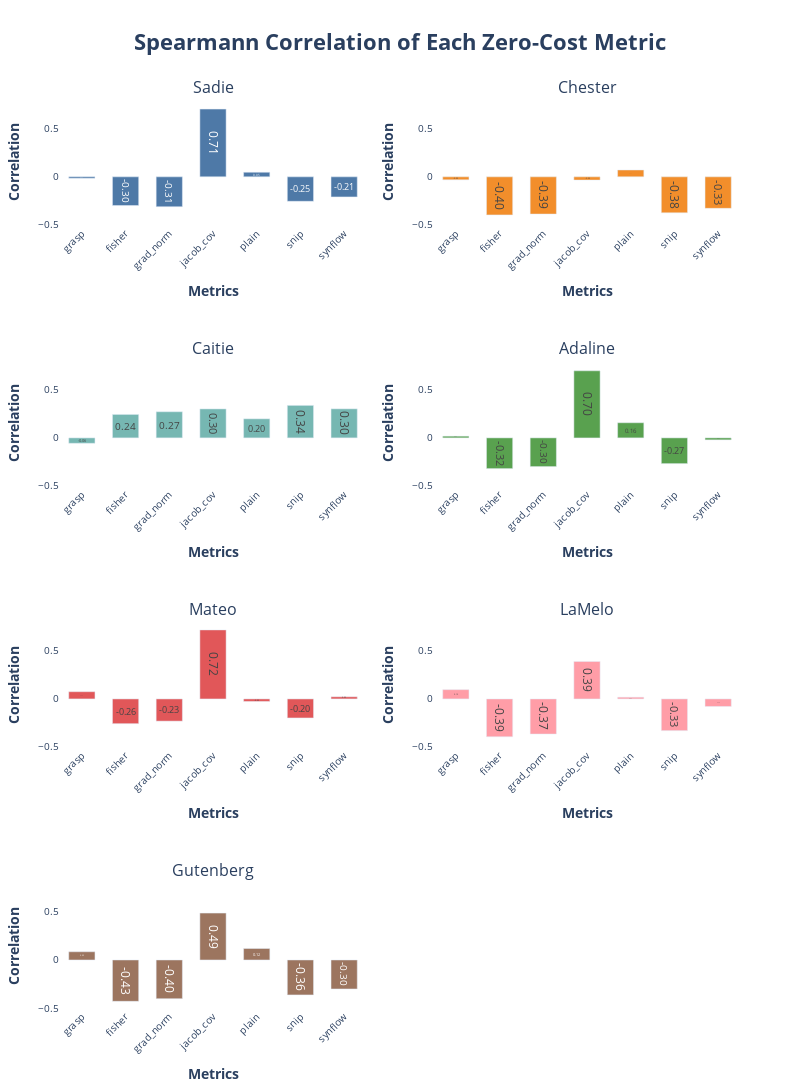

Notebook source saved alongside this figure:
### Code cell
import plotly.subplots as sp
import plotly.graph_objects as go

# Create subplots with a 4x2 grid
fig = sp.make_subplots(
    rows=4, cols=2, 
    subplot_titles=corr_dfs.columns,
    horizontal_spacing=0.10,  # Add spacing between subplots
    vertical_spacing=0.15
)

# Defining a refined color palette for the bars
colors = ['#4E79A7', '#F28E2B', '#76B7B2', '#59A14F', '#E15759', '#FF9DA7', '#9C755F', '#EDC948']

# Adding traces for each column and displaying the scores inside each bar
for i, column in enumerate(corr_dfs.columns):
    row = i // 2 + 1  # Adjust row based on 4 rows and 2 columns layout
    col = i % 2 + 1   # Adjust column based on 2 columns
    fig.add_trace(
        go.Bar(
            x=corr_dfs.index, 
            y=corr_dfs[column], 
            name=column, 
            marker_color=colors[i % len(colors)],  # Cycle through colors
            showlegend=False,  # Hide individual legends
            text=corr_dfs[column],  # Display the score values
            textposition='inside',  # Position the text inside the bars
            texttemplate='%{text:.2f}',  # Format the text to 2 decimal places
            insidetextanchor='middle',  # Center the text within the bars
            width=0.6  # Adjust bar width to avoid clutter
        ),
        row=row, col=col
    )

# Fix the y-axis range between -0.5 and 0.8 for all subplots
for i, column in enumerate(corr_dfs.columns):
    row = i // 2 + 1  # Adjust row
    col = i % 2 + 1   # Adjust column
    fig.update_yaxes(range=[-0.5, 0.8], row=row, col=col)

# Update layout with professional design elements
fig.update_layout(
    height=1200,  # Increase height for better visualization
    width=800,  # Adjust width for 2-column layout
    title_text="<b>Spearmann Correlation of Each Zero-Cost Metric</b>",  # Make title bold
    title_font_size=22,  # Increase title font size
    title_x=0.5,  # Center the title
    font=dict(size=12),  # Adjust font size for axis labels and tick marks
    margin=dict(t=100, b=40, l=60, r=60),  # Adjust margins for balanced spacing
    paper_bgcolor='white',  # Set a clean white background
    plot_bgcolor='rgba(0,0,0,0)',  # Transparent plot background
)

# Customize the axis titles and tick labels for better readability
fig.update_xaxes(title_text="<b>Metrics</b>", tickangle=-45, tickfont=dict(size=10))
fig.update_yaxes(title_text="<b>Correlation</b>", tickfont=dict(size=10))

# Show plot
fig.show()

### Figure 1 — Plotly figure (JSON) as saved in the notebook; plotly's stock layout.template omitted (floating-point values rounded to 4 significant figures)
{"data": [{"insidetextanchor": "middle", "marker": {"color": "#4E79A7"}, "name": "Sadie", "showlegend": false, "text": [-0.01537, -0.2991, -0.3112, 0.7053, 0.0477, -0.2548, -0.209], "textposition": "inside", "texttemplate": "%{text:.2f}", "type": "bar", "width": 0.6, "x": ["grasp", "fisher", "grad_norm", "jacob_cov", "plain", "snip", "synflow"], "xaxis": "x", "y": [-0.01537, -0.2991, -0.3112, 0.7053, 0.0477, -0.2548, -0.209], "yaxis": "y"}, {"insidetextanchor": "middle", "marker": {"color": "#F28E2B"}, "name": "Chester", "showlegend": false, "text": [-0.03167, -0.3964, -0.3877, -0.03426, 0.07126, -0.3751, -0.328], "textposition": "inside", "texttemplate": "%{text:.2f}", "type": "bar", "width": 0.6, "x": ["grasp", "fisher", "grad_norm", "jacob_cov", "plain", "snip", "synflow"], "xaxis": "x2", "y": [-0.03167, -0.3964, -0.3877, -0.03426, 0.07126, -0.3751, -0.328], "yaxis": "y2"}, {"insidetextanchor": "middle", "marker": {"color": "#76B7B2"}, "name": "Caitie", "showlegend": false, "text": [-0.05643, 0.2442, 0.2722, 0.3015, 0.1985, 0.3385, 0.3024], "textposition": "inside", "texttemplate": "%{text:.2f}", "type": "bar", "width": 0.6, "x": ["grasp", "fisher", "grad_norm", "jacob_cov", "plain", "snip", "synflow"], "xaxis": "x3", "y": [-0.05643, 0.2442, 0.2722, 0.3015, 0.1985, 0.3385, 0.3024], "yaxis": "y3"}, {"insidetextanchor": "middle", "marker": {"color": "#59A14F"}, "name": "Adaline", "showlegend": false, "text": [0.01783, -0.3201, -0.2989, 0.6984, 0.1577, -0.2681, -0.02071], "textposition": "inside", "texttemplate": "%{text:.2f}", "type": "bar", "width": 0.6, "x": ["grasp", "fisher", "grad_norm", "jacob_cov", "plain", "snip", "synflow"], "xaxis": "x4", "y": [0.01783, -0.3201, -0.2989, 0.6984, 0.1577, -0.2681, -0.02071], "yaxis": "y4"}, {"insidetextanchor": "middle", "marker": {"color": "#E15759"}, "name": "Mateo", "showlegend": false, "text": [0.07516, -0.2577, -0.2312, 0.7186, -0.02628, -0.1983, 0.02225], "textposition": "inside", "texttemplate": "%{text:.2f}", "type": "bar", "width": 0.6, "x": ["grasp", "fisher", "grad_norm", "jacob_cov", "plain", "snip", "synflow"], "xaxis": "x5", "y": [0.07516, -0.2577, -0.2312, 0.7186, -0.02628, -0.1983, 0.02225], "yaxis": "y5"}, {"insidetextanchor": "middle", "marker": {"color": "#FF9DA7"}, "name": "LaMelo", "showlegend": false, "text": [0.09664, -0.3941, -0.3658, 0.3901, 0.01805, -0.3303, -0.07857], "textposition": "inside", "texttemplate": "%{text:.2f}", "type": "bar", "width": 0.6, "x": ["grasp", "fisher", "grad_norm", "jacob_cov", "plain", "snip", "synflow"], "xaxis": "x6", "y": [0.09664, -0.3941, -0.3658, 0.3901, 0.01805, -0.3303, -0.07857], "yaxis": "y6"}, {"insidetextanchor": "middle", "marker": {"color": "#9C755F"}, "name": "Gutenberg", "showlegend": false, "text": [0.08534, -0.4306, -0.4028, 0.488, 0.1197, -0.3634, -0.302], "textposition": "inside", "texttemplate": "%{text:.2f}", "type": "bar", "width": 0.6, "x": ["grasp", "fisher", "grad_norm", "jacob_cov", "plain", "snip", "synflow"], "xaxis": "x7", "y": [0.08534, -0.4306, -0.4028, 0.488, 0.1197, -0.3634, -0.302], "yaxis": "y7"}], "layout": {"annotations": [{"font": {"size": 16}, "showarrow": false, "text": "Sadie", "x": 0.225, "xanchor": "center", "xref": "paper", "y": 1, "yanchor": "bottom", "yref": "paper"}, {"font": {"size": 16}, "showarrow": false, "text": "Chester", "x": 0.775, "xanchor": "center", "xref": "paper", "y": 1, "yanchor": "bottom", "yref": "paper"}, {"font": {"size": 16}, "showarrow": false, "text": "Caitie", "x": 0.225, "xanchor": "center", "xref": "paper", "y": 0.7125, "yanchor": "bottom", "yref": "paper"}, {"font": {"size": 16}, "showarrow": false, "text": "Adaline", "x": 0.775, "xanchor": "center", "xref": "paper", "y": 0.7125, "yanchor": "bottom", "yref": "paper"}, {"font": {"size": 16}, "showarrow": false, "text": "Mateo", "x": 0.225, "xanchor": "center", "xref": "paper", "y": 0.425, "yanchor": "bottom", "yref": "paper"}, {"font": {"size": 16}, "showarrow": false, "text": "LaMelo", "x": 0.775, "xanchor": "center", "xref": "paper", "y": 0.425, "yanchor": "bottom", "yref": "paper"}, {"font": {"size": 16}, "showarrow": false, "text": "Gutenberg", "x": 0.225, "xanchor": "center", "xref": "paper", "y": 0.1375, "yanchor": "bottom", "yref": "paper"}], "font": {"size": 12}, "height": 1200, "margin": {"b": 40, "l": 60, "r": 60, "t": 100}, "paper_bgcolor": "white", "plot_bgcolor": "rgba(0, 0, 0, 0)", "title": {"font": {"size": 22}, "text": "<b>Spearmann Correlation of Each Zero-Cost Metric</b>", "x": 0.5}, "width": 800, "xaxis": {"anchor": "y", "autorange": true, "domain": [0, 0.45], "range": [-0.5, 6.5], "tickangle": -45, "tickfont": {"size": 10}, "title": {"text": "<b>Metrics</b>"}, "type": "category"}, "xaxis2": {"anchor": "y2", "autorange": true, "domain": [0.55, 1], "range": [-0.5, 6.5], "tickangle": -45, "tickfont": {"size": 10}, "title": {"text": "<b>Metrics</b>"}, "type": "category"}, "xaxis3": {"anchor": "y3", "autorange": true, "domain": [0, 0.45], "range": [-0.5, 6.5], "tickangle": -45, "tickfont": {"size": 10}, "title": {"text": "<b>Metrics</b>"}, "type": "category"}, "xaxis4": {"anchor": "y4", "autorange": true, "domain": [0.55, 1], "range": [-0.5, 6.5], "tickangle": -45, "tickfont": {"size": 10}, "title": {"text": "<b>Metrics</b>"}, "type": "category"}, "xaxis5": {"anchor": "y5", "autorange": true, "domain": [0, 0.45], "range": [-0.5, 6.5], "tickangle": -45, "tickfont": {"size": 10}, "title": {"text": "<b>Metrics</b>"}, "type": "category"}, "xaxis6": {"anchor": "y6", "autorange": true, "domain": [0.55, 1], "range": [-0.5, 6.5], "tickangle": -45, "tickfont": {"size": 10}, "title": {"text": "<b>Metrics</b>"}, "type": "category"}, "xaxis7": {"anchor": "y7", "autorange": true, "domain": [0, 0.45], "range": [-0.5, 6.5], "tickangle": -45, "tickfont": {"size": 10}, "title": {"text": "<b>Metrics</b>"}, "type": "category"}, "xaxis8": {"anchor": "y8", "domain": [0.55, 1], "tickangle": -45, "tickfont": {"size": 10}, "title": {"text": "<b>Metrics</b>"}}, "yaxis": {"anchor": "x", "domain": [0.8625, 1], "range": [-0.5, 0.8], "tickfont": {"size": 10}, "title": {"text": "<b>Correlation</b>"}, "type": "linear"}, "yaxis2": {"anchor": "x2", "domain": [0.8625, 1], "range": [-0.5, 0.8], "tickfont": {"size": 10}, "title": {"text": "<b>Correlation</b>"}, "type": "linear"}, "yaxis3": {"anchor": "x3", "domain": [0.575, 0.7125], "range": [-0.5, 0.8], "tickfont": {"size": 10}, "title": {"text": "<b>Correlation</b>"}, "type": "linear"}, "yaxis4": {"anchor": "x4", "domain": [0.575, 0.7125], "range": [-0.5, 0.8], "tickfont": {"size": 10}, "title": {"text": "<b>Correlation</b>"}, "type": "linear"}, "yaxis5": {"anchor": "x5", "domain": [0.2875, 0.425], "range": [-0.5, 0.8], "tickfont": {"size": 10}, "title": {"text": "<b>Correlation</b>"}, "type": "linear"}, "yaxis6": {"anchor": "x6", "domain": [0.2875, 0.425], "range": [-0.5, 0.8], "tickfont": {"size": 10}, "title": {"text": "<b>Correlation</b>"}, "type": "linear"}, "yaxis7": {"anchor": "x7", "domain": [0, 0.1375], "range": [-0.5, 0.8], "tickfont": {"size": 10}, "title": {"text": "<b>Correlation</b>"}, "type": "linear"}, "yaxis8": {"anchor": "x8", "domain": [0, 0.1375], "tickfont": {"size": 10}, "title": {"text": "<b>Correlation</b>"}}}}
